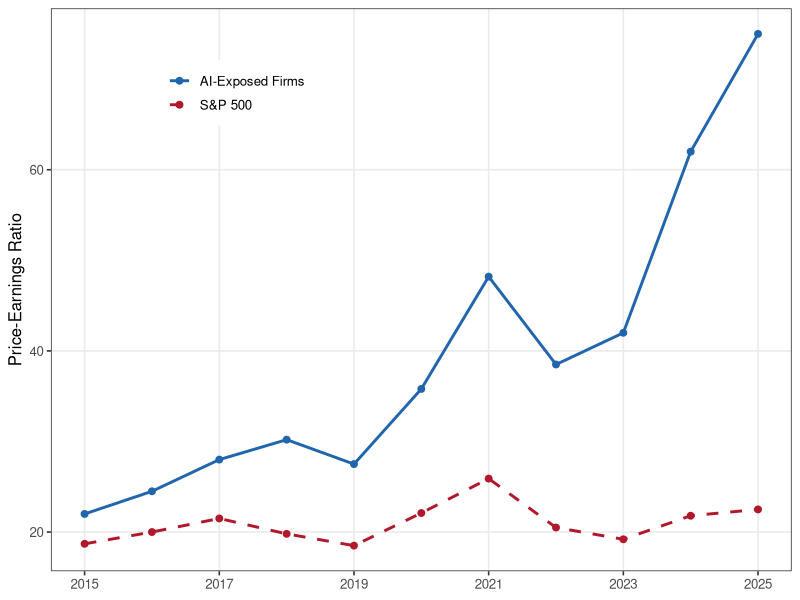

Generate this figure with R:
# Generate all exhibits for paper/paper.tex
# Run: Rscript code/generate-exhibits.R
# Inputs: none (parameters defined inline)
# Outputs: paper/exhibits/table-pd-ratios.tex, paper/exhibits/fig-extension-panels.pdf,
#          paper/exhibits/fig-ai-valuations.pdf

library(ggplot2)
library(dplyr)
library(tidyr)
library(gridExtra)

outdir <- "paper/exhibits"
dir.create(outdir, showWarnings = FALSE, recursive = TRUE)

# =============================================================================
# Parameters
# =============================================================================
beta   <- 0.96   # discount factor
g      <- 0.02   # consumption growth rate
gamma  <- 4      # risk aversion
phi    <- 0.70   # displacement: household share multiplier upon negative singularity
eta    <- 0.50   # aggregate consumption jump factor (50% increase)
theta  <- 0.15   # initial AI dividend share
dtheta <- 0.20   # AI share jump (fraction of non-AI remainder)

# =============================================================================
# Exhibit 1: Table of P/D ratios
# =============================================================================

# Dividend growth factors conditional on non-extinction singularity
# AI: share goes from theta to theta + dtheta*(1-theta), and agg consumption * (1+eta)
# So dividend growth = [theta + dtheta*(1-theta)] / theta * (1+eta)
share_ratio_ai  <- (theta + dtheta * (1 - theta)) / theta
share_ratio_non <- (1 - theta - dtheta * (1 - theta)) / (1 - theta)
gamma_ai  <- share_ratio_ai * (1 + eta)
gamma_non <- share_ratio_non * (1 + eta)

# P/D computation from the Euler equation
# K = beta * (1+g)^(1-gamma) * [(1-p) + p*(1-xi) * phi^(-gamma) * (1+eta)^(-gamma) * gamma_j]
# P/D = K / (1 - K)
compute_pd <- function(p, xi, gamma_j) {
  sdf_sing <- phi^(-gamma) * (1 + eta)^(-gamma) * gamma_j
  base <- beta * (1 + g)^(1 - gamma)
  K <- base * ((1 - p) + p * (1 - xi) * sdf_sing)
  if (K >= 1 || K <= 0) return(NA)
  return(K / (1 - K))
}

p_grid  <- c(0.005, 0.01, 0.02, 0.03, 0.05)
xi_grid <- c(0.00, 0.05, 0.10, 0.20)

results <- expand.grid(p = p_grid, xi = xi_grid) %>%
  rowwise() %>%
  mutate(
    pd_ai  = compute_pd(p, xi, gamma_ai),
    pd_non = compute_pd(p, xi, gamma_non),
    ratio  = pd_ai / pd_non
  ) %>%
  ungroup()

# Format table for LaTeX
format_num <- function(x) {
  ifelse(is.na(x), "---", sprintf("%.1f", x))
}

# Build LaTeX table
lines <- c(
  "\\begin{tabular}{cc ccc}",
  "\\toprule",
  " & & \\multicolumn{3}{c}{Price-Dividend Ratio} \\\\",
  "\\cmidrule(lr){3-5}",
  "$p$ & $\\xi$ & AI Stocks & Non-AI Stocks & Ratio \\\\",
  "\\midrule"
)

for (i in seq_len(nrow(results))) {
  r <- results[i, ]
  line <- sprintf("%.1f\\%% & %.0f\\%% & %s & %s & %s \\\\",
                  r$p * 100, r$xi * 100,
                  format_num(r$pd_ai), format_num(r$pd_non), format_num(r$ratio))
  lines <- c(lines, line)
  # Add midrule between p groups
  if (i < nrow(results) && results$p[i + 1] != results$p[i]) {
    lines <- c(lines, "\\midrule")
  }
}

lines <- c(lines,
  "\\bottomrule",
  "\\multicolumn{5}{p{0.85\\textwidth}}{\\footnotesize Parameters: $\\beta=0.96$, $g=0.02$, $\\gamma=4$, $\\phi=0.7$, $\\eta=0.5$, $\\theta=0.15$, $\\Delta\\theta=0.2$. $p$ is the annual singularity probability; $\\xi$ is the extinction probability conditional on singularity. The ratio column reports $\\text{P/D}^{AI} / \\text{P/D}^{N}$.} \\\\",
  "\\end{tabular}"
)

writeLines(lines, file.path(outdir, "table-pd-ratios.tex"))
cat("Wrote", file.path(outdir, "table-pd-ratios.tex"), "\n")

# =============================================================================
# Exhibit 2: Extension figure (two panels)
# =============================================================================

# Panel A: AI stock P/D vs tax rate
# Panel B: Household consumption growth in singularity vs tax rate

tau_grid <- seq(0, 0.70, by = 0.01)

alpha0 <- 0.70   # household's initial consumption share
delta0 <- 0.50   # deadweight cost parameter

# Household consumption growth in singularity state with transfers
# c_H_post / c_H_pre = phi*(1+eta) + tau*(1-delta0*tau)*(1-phi*alpha0)/alpha0 * (1+eta)
consumption_growth <- function(tau, eta_val) {
  phi * (1 + eta_val) + tau * pmax(0, 1 - delta0 * tau) * (1 - phi * alpha0) / alpha0 * (1 + eta_val)
}

# P/D with transfers: effective phi changes
compute_pd_with_transfer <- function(p_val, xi_val, tau_val, eta_val, gamma_j) {
  phi_eff <- phi + tau_val * pmax(0, 1 - delta0 * tau_val) * (1 - phi * alpha0) / alpha0
  sdf_sing <- phi_eff^(-gamma) * (1 + eta_val)^(-gamma) * gamma_j
  base <- beta * (1 + g)^(1 - gamma)
  K <- base * ((1 - p_val) + p_val * (1 - xi_val) * sdf_sing)
  if (K >= 1 || K <= 0) return(NA)
  return(K / (1 - K))
}

p_ext <- 0.03  # 3% singularity probability
xi_ext <- 0.05 # 5% extinction

# Baseline (eta=0.5) and large singularity (eta=9)
df_ext <- expand.grid(tau = tau_grid,
                      scenario = c("Baseline (\u03b7 = 0.5)", "Large singularity (\u03b7 = 9)"),
                      stringsAsFactors = FALSE) %>%
  rowwise() %>%
  mutate(
    eta_val = ifelse(grepl("Baseline", scenario), 0.5, 9.0),
    # For the large singularity, recalculate gamma_ai with the new eta
    gamma_j_val = share_ratio_ai * (1 + eta_val),
    pd_ai = compute_pd_with_transfer(p_ext, xi_ext, tau, eta_val, gamma_j_val),
    cons_growth = consumption_growth(tau, eta_val)
  ) %>%
  ungroup()

theme_paper <- theme_bw(base_size = 12) +
  theme(
    legend.position = "bottom",
    legend.title = element_blank(),
    panel.grid.minor = element_blank()
  )

panel_a <- ggplot(df_ext %>% filter(!is.na(pd_ai)),
                  aes(x = tau, y = pd_ai, color = scenario, linetype = scenario)) +
  geom_line(linewidth = 1) +
  labs(x = expression("Tax rate " * tau),
       y = "P/D Ratio (AI Stocks)",
       title = "(a) AI Stock Valuations") +
  scale_x_continuous(labels = scales::percent_format()) +
  theme_paper

panel_b <- ggplot(df_ext, aes(x = tau, y = cons_growth, color = scenario, linetype = scenario)) +
  geom_line(linewidth = 1) +
  geom_hline(yintercept = 1, linetype = "dashed", color = "gray50") +
  annotate("text", x = 0.55, y = 0.93, label = "No change", color = "gray50", size = 3) +
  labs(x = expression("Tax rate " * tau),
       y = "Household Consumption Growth\nin Singularity",
       title = "(b) Household Consumption") +
  scale_x_continuous(labels = scales::percent_format()) +
  theme_paper

fig <- arrangeGrob(panel_a, panel_b, ncol = 2)
ggsave(file.path(outdir, "fig-extension-panels.pdf"), fig, width = 10, height = 4.5)
cat("Wrote", file.path(outdir, "fig-extension-panels.pdf"), "\n")

# =============================================================================
# Exhibit 3: AI valuations vs market (illustrative empirical figure)
# =============================================================================

# Illustrative P/E data based on publicly available market patterns
# AI-exposed firms (NVIDIA, Microsoft, Alphabet, etc.) vs S&P 500
years <- 2015:2025
pe_market <- c(18.7, 20.0, 21.5, 19.8, 18.5, 22.1, 25.9, 20.5, 19.2, 21.8, 22.5)
pe_ai     <- c(22.0, 24.5, 28.0, 30.2, 27.5, 35.8, 48.2, 38.5, 42.0, 62.0, 75.0)

df_val <- data.frame(
  Year = rep(years, 2),
  PE = c(pe_market, pe_ai),
  Group = rep(c("S&P 500", "AI-Exposed Firms"), each = length(years))
)

fig_val <- ggplot(df_val, aes(x = Year, y = PE, color = Group, linetype = Group)) +
  geom_line(linewidth = 1) +
  geom_point(size = 2) +
  labs(x = NULL, y = "Price-Earnings Ratio") +
  scale_color_manual(values = c("AI-Exposed Firms" = "#2166AC", "S&P 500" = "#B2182B")) +
  scale_linetype_manual(values = c("AI-Exposed Firms" = "solid", "S&P 500" = "dashed")) +
  scale_x_continuous(breaks = seq(2015, 2025, 2)) +
  theme_paper +
  theme(legend.position = c(0.25, 0.85))

ggsave(file.path(outdir, "fig-ai-valuations.pdf"), fig_val, width = 6, height = 4)
cat("Wrote", file.path(outdir, "fig-ai-valuations.pdf"), "\n")

cat("All exhibits generated successfully.\n")
